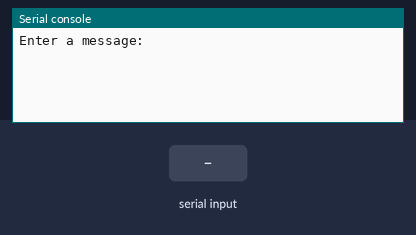
A program run on a simulated Raspberry Pi Pico running CircuitPython. Shown: the last lines printed to the serial console. The test bench sets the inputs (shaded band).

Above: at 1.2 s.
1.3 s: "1" typed at the serial console, then Enter
At 2.5 s:
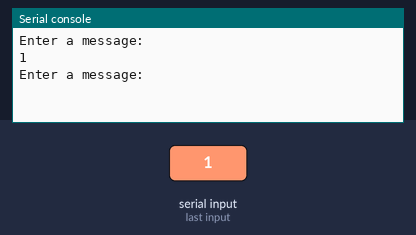
2.8 s: "0" typed at the serial console, then Enter
At 3.6 s:
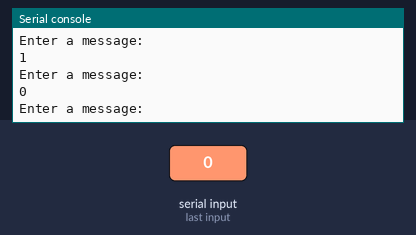

The program:

transmitter.py
```python
import board
import busio

uart = busio.UART(board.GP0, board.GP1, baudrate=9600)

while True:
    # capture message
    message = input("Enter a message:").encode("utf-8")
    uart.write(message)
    # receive echo
    bytes_waiting = uart.in_waiting
    if bytes_waiting:
        incoming_msg = uart.read(bytes_waiting)
        print(incoming_msg)
```

Measured:
- after the input at 1.3 s, the serial console: prints a new line at once (image 1)
- after the input at 2.8 s, the serial console: prints a new line at once (image 2)
